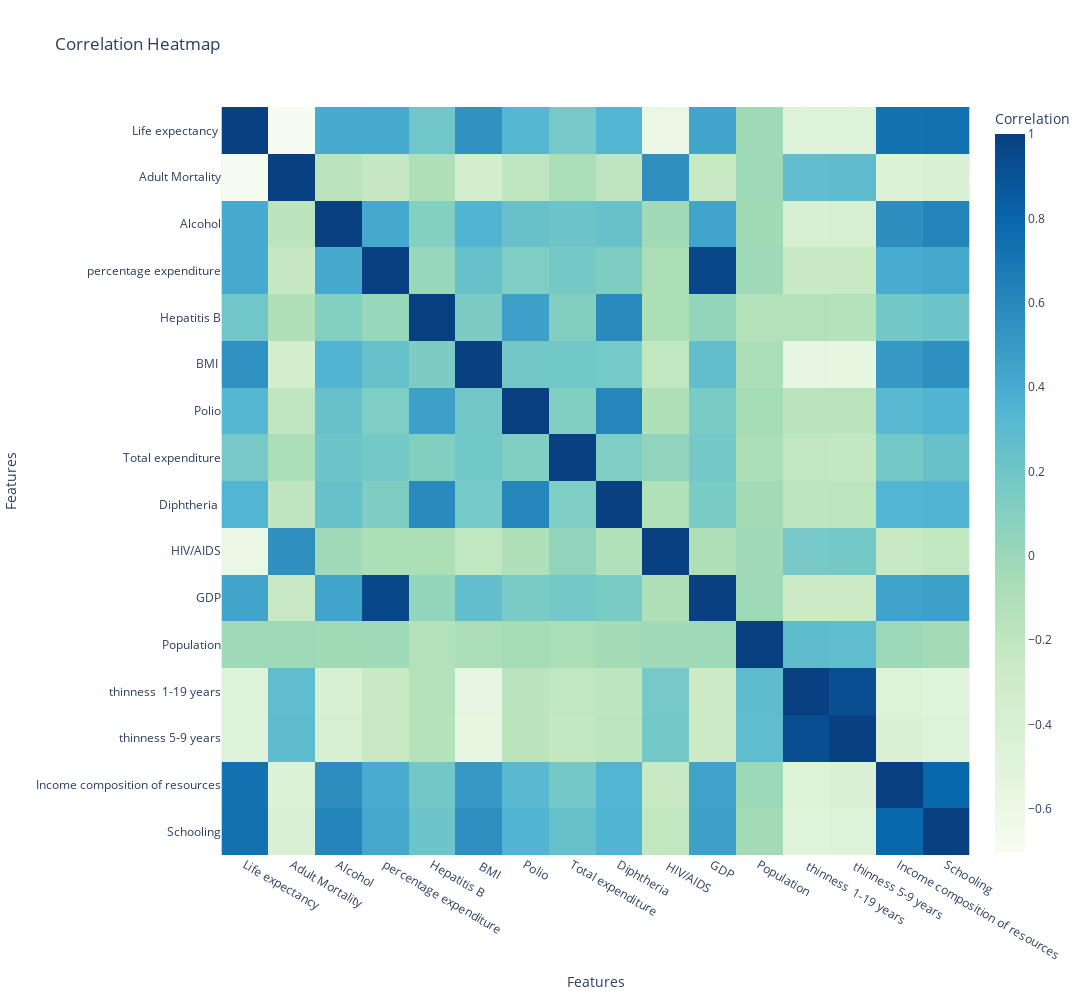

The notebook cell this image was saved under:
### Code cell
fig = px.imshow(
    correlation_matrix,
    color_continuous_scale='GnBu',
    labels=dict(x='Features', y='Features', color='Correlation'),
    title='Correlation Heatmap',
    width=1500,
    height=1000,
)
fig.show()

### Figure 1 — Plotly figure (JSON) as saved in the notebook; plotly's stock layout.template omitted (floating-point values rounded to 4 significant figures; data arrays with more than 128 entries replaced by an {"elided": "..."} marker saying what was removed)
{"data": [{"coloraxis": "coloraxis", "hovertemplate": "Features: %{x}<br>Features: %{y}<br>Correlation: %{z}<extra></extra>", "name": "0", "type": "heatmap", "x": ["Life expectancy ", "Adult Mortality", "Alcohol", "percentage expenditure", "Hepatitis B", " BMI ", "Polio", "Total expenditure", "Diphtheria ", " HIV/AIDS", "GDP", "Population", " thinness  1-19 years", " thinness 5-9 years", "Income composition of resources", "Schooling"], "xaxis": "x", "y": ["Life expectancy ", "Adult Mortality", "Alcohol", "percentage expenditure", "Hepatitis B", " BMI ", "Polio", "Total expenditure", "Diphtheria ", " HIV/AIDS", "GDP", "Population", " thinness  1-19 years", " thinness 5-9 years", "Income composition of resources", "Schooling"], "yaxis": "y", "z": {"elided": "16x16 float values"}}], "layout": {"coloraxis": {"colorbar": {"title": {"text": "Correlation"}}, "colorscale": [[0, "rgb(247,252,240)"], [0.125, "rgb(224,243,219)"], [0.25, "rgb(204,235,197)"], [0.375, "rgb(168,221,181)"], [0.5, "rgb(123,204,196)"], [0.625, "rgb(78,179,211)"], [0.75, "rgb(43,140,190)"], [0.875, "rgb(8,104,172)"], [1, "rgb(8,64,129)"]]}, "height": 1000, "title": {"text": "Correlation Heatmap"}, "width": 1500, "xaxis": {"anchor": "y", "constrain": "domain", "domain": [0, 1], "scaleanchor": "y", "title": {"text": "Features"}}, "yaxis": {"anchor": "x", "autorange": "reversed", "constrain": "domain", "domain": [0, 1], "title": {"text": "Features"}}}}
